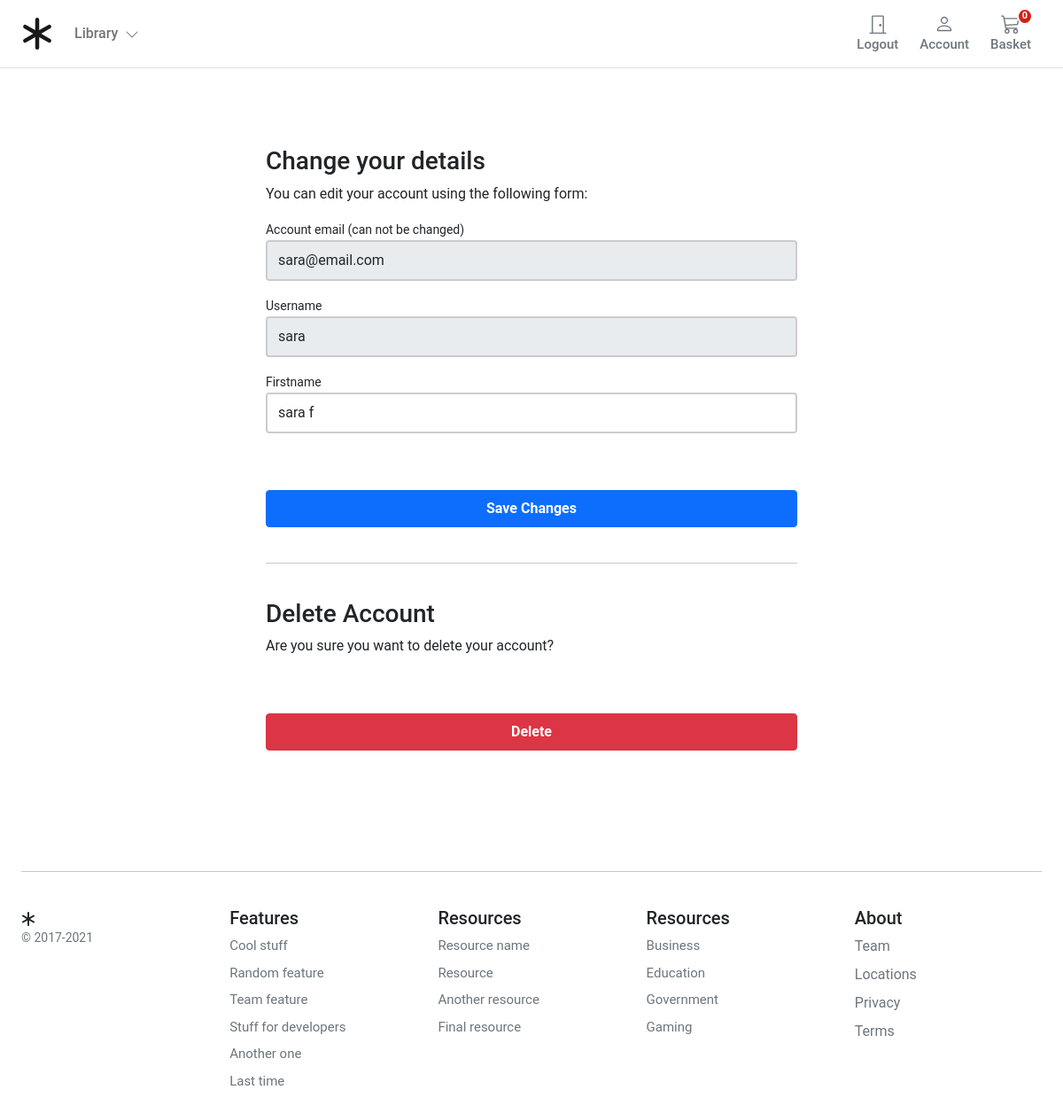
The page /account/profile/edit/ (signed in) on the database its author committed.
### account/models.py (models this page shows, shortened)
class UserBase(AbstractBaseUser, PermissionsMixin):
    email = models.EmailField(_('email address'), unique=True)
    user_name = models.CharField(max_length=150, unique=True)
    first_name = models.CharField(max_length=150, blank=True)
    about = models.TextField(_('about'), max_length=500, blank=True)
    country = CountryField()
    phone_number = models.CharField(max_length=150, blank=True)
    postcode = models.CharField(max_length=12, blank=True)
    address_line_1 = models.CharField(max_length=150, blank=True)
    address_line_2 = models.CharField(max_length=150, blank=True)
    town_city = models.CharField(max_length=150, blank=True)
    is_active = models.BooleanField(default=False)
    is_staff = models.BooleanField(default=False)
    created = models.DateTimeField(auto_now_add=True)
    updated = models.DateTimeField(auto_now=True)
    objects = CustomAccountManager()
    USERNAME_FIELD = 'email'
    REQUIRED_FIELDS = ['user_name']
    class Meta:
        verbose_name = 'Accounts'
        verbose_name_plural = 'Accounts'

### account/views.py (the view, shortened to what this page needs)
# urls.py: path('profile/edit/', views.EditProfile.as_view(), name='edit_profile'),
class EditProfile(LoginRequiredMixin, View):
    form_class = UserEditForm
    template_name = 'account/edit_detail.html'
    def get(self, request):
        user_form = self.form_class(instance=request.user)
        return render(request, self.template_name, {'user_form': user_form})

### account/forms.py
class UserEditForm(forms.ModelForm):
    email = forms.EmailField(
        label='Account email (can not be changed)', max_length=200, widget=forms.TextInput(
            attrs={'class': 'form-control mb-3', 'placeholder': 'email', 'id': 'form-email', 'readonly': 'readonly'}))
    user_name = forms.CharField(
        label='Username', min_length=4, max_length=50, widget=forms.TextInput(
            attrs={'class': 'form-control mb-3', 'placeholder': 'Username', 'id': 'form-firstname',
                   'readonly': 'readonly'}))
    first_name = forms.CharField(
        label='Firstname', min_length=4, max_length=50, widget=forms.TextInput(
            attrs={'class': 'form-control mb-3', 'placeholder': 'Firstname', 'id': 'form-lastname'}))
    class Meta:
        model = UserBase
        fields = ('email', 'user_name', 'first_name',)
    def __init__(self, *args, **kwargs):
        super().__init__(*args, **kwargs)
        self.fields['user_name'].required = True
        self.fields['email'].required = True

### basket/basket.py (called while the page is built)
    def __len__(self):
        return sum(item['qty'] for item in self.basket.values())

### basket/context_processors.py (called while the page is built)
def basket(request):
    return {'basket': Basket(request)}

### store/context_processors.py (called while the page is built)
def categories(request):
    return {
        'categories': Category.objects.all()
    }

### account/templates/account/edit_detail.html (shortened to what this page needs)
{% extends 'base.html' %}
{% block content %}
    <div class="container-fluid">
        <div class="row no-gutter">
            <div class="col-md-12">
                <div class="login d-flex align-items-center py-5">
                    <div class="container">
                        <div class="row">
                            <div class="col-12 col-lg-7  mx-auto">
                                <form class="account-form px-4 pt-4" method="post" enctype="multipart/form-data">
                                    {% if user_form.is_valid and profile_form.is_valid %}
                                        <div class="alert alert-primary" role="alert">
                                            Details successfully updated!
                                        </div>
                                        <p class="small text-center pt-0">
                                            <a href="{% url "account:dashboard" %}">Back to Dashboard</a>
                                        </p>
                                    {% else %}
                                        <h3>Change your details</h3>
                                        <p>You can edit your account using the following form:</p>
                                    {% endif %}
                                    <label class="small font-weight-bold">{{ user_form.email.label }}</label>
                                    {{ user_form.email }}
                                    <label class="small font-weight-bold">{{ user_form.user_name.label }}</label>
                                    {{ user_form.user_name }}
                                    <label class="small font-weight-bold">{{ user_form.first_name.label }}</label>
                                    {{ user_form.first_name }}
                                    <button class="btn btn-primary btn-block py-2 mb-4 mt-5 fw-bold w-100" type="submit"
                                            value="Save changes">Save Changes
                                    </button>
                                    <hr class="mb-3">
                                </form>
                                <form class="account-form px-4" action="{% url "account:delete_user" %}" method="post">
                                    <p class=" h3 pt-4 font-weight-bold">Delete Account</p>
                                    <p>Are you sure you want to delete your account?</p>
                                    <button type="submit" role="button"
                                            class="btn btn-danger btn-block py-2 mb-4 mt-5 fw-bold w-100">Delete
                                    </button>
                                </form>
                            </div>
                        </div>
                    </div>
                </div>
            </div>
        </div>
    </div>
{% endblock %}

### static/main/css/base.css (style rules this page uses)
@media (min-width: 1000px) { .container { max-width: 1000px; } }
@media (max-width: 1200px) { .container { max-width: 100%; padding: 0 24px; } }
html, body, p, div { letter-spacing: -0.02px; font-family: 'Roboto', sans-serif; }

### account/templates/account/edit_detail.html (style rules this page uses)
.account-form input { border: 2px solid #ccc; height: calc(2em + .75rem + 2px); }

### rows shown on the page
UserBase: email "sara@email.com", user_name "sara", first_name "sara f"

### other values the page prints
{{ user_form.email.label }} "Account email (can not be changed)"
{{ user_form.user_name.label }} "Username"
{{ user_form.first_name.label }} "Firstname"
